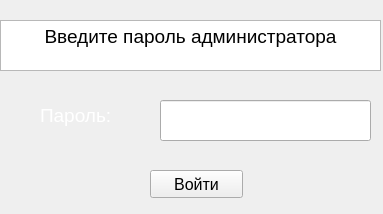
<?xml version="1.0" encoding="UTF-8"?>
<ui version="4.0">
 <class>Form</class>
 <widget class="QWidget" name="Form">
  <property name="geometry">
   <rect>
    <x>0</x>
    <y>0</y>
    <width>383</width>
    <height>214</height>
   </rect>
  </property>
  <property name="windowTitle">
   <string>Form</string>
  </property>
  <property name="autoFillBackground">
   <bool>false</bool>
  </property>
  <property name="styleSheet">
   <string notr="true"/>
  </property>
  <widget class="QTextBrowser" name="textBrowser">
   <property name="geometry">
    <rect>
     <x>0</x>
     <y>20</y>
     <width>381</width>
     <height>51</height>
    </rect>
   </property>
   <property name="html">
    <string>&lt;!DOCTYPE HTML PUBLIC &quot;-//W3C//DTD HTML 4.0//EN&quot; &quot;http://www.w3.org/TR/REC-html40/strict.dtd&quot;&gt;
&lt;html&gt;&lt;head&gt;&lt;meta name=&quot;qrichtext&quot; content=&quot;1&quot; /&gt;&lt;style type=&quot;text/css&quot;&gt;
p, li { white-space: pre-wrap; }
&lt;/style&gt;&lt;/head&gt;&lt;body style=&quot; font-family:'MS Shell Dlg 2'; font-size:7.8pt; font-weight:400; font-style:normal;&quot;&gt;
&lt;p align=&quot;center&quot; style=&quot; margin-top:0px; margin-bottom:0px; margin-left:0px; margin-right:0px; -qt-block-indent:0; text-indent:0px;&quot;&gt;&lt;span style=&quot; font-size:14pt;&quot;&gt;Введите пароль администратора&lt;/span&gt;&lt;/p&gt;&lt;/body&gt;&lt;/html&gt;</string>
   </property>
  </widget>
  <widget class="QLineEdit" name="lineEdit">
   <property name="geometry">
    <rect>
     <x>160</x>
     <y>100</y>
     <width>211</width>
     <height>41</height>
    </rect>
   </property>
   <property name="font">
    <font>
     <pointsize>12</pointsize>
    </font>
   </property>
  </widget>
  <widget class="QLabel" name="label">
   <property name="geometry">
    <rect>
     <x>40</x>
     <y>100</y>
     <width>91</width>
     <height>31</height>
    </rect>
   </property>
   <property name="font">
    <font>
     <pointsize>14</pointsize>
    </font>
   </property>
   <property name="styleSheet">
    <string notr="true">color: rgb(255, 255, 255)</string>
   </property>
   <property name="text">
    <string>Пароль:</string>
   </property>
  </widget>
  <widget class="QPushButton" name="pushButton">
   <property name="geometry">
    <rect>
     <x>150</x>
     <y>170</y>
     <width>93</width>
     <height>28</height>
    </rect>
   </property>
   <property name="font">
    <font>
     <pointsize>12</pointsize>
    </font>
   </property>
   <property name="text">
    <string>Войти</string>
   </property>
  </widget>
  <widget class="QLabel" name="label_2">
   <property name="geometry">
    <rect>
     <x>0</x>
     <y>0</y>
     <width>451</width>
     <height>221</height>
    </rect>
   </property>
   <property name="text">
    <string/>
   </property>
   <property name="pixmap">
    <pixmap>../../../../OneDrive/Изображения/Снимки экрана/Снимок экрана 2024-03-31 113128.png</pixmap>
   </property>
  </widget>
  <zorder>label_2</zorder>
  <zorder>textBrowser</zorder>
  <zorder>lineEdit</zorder>
  <zorder>label</zorder>
  <zorder>pushButton</zorder>
 </widget>
 <resources/>
 <connections/>
</ui>
